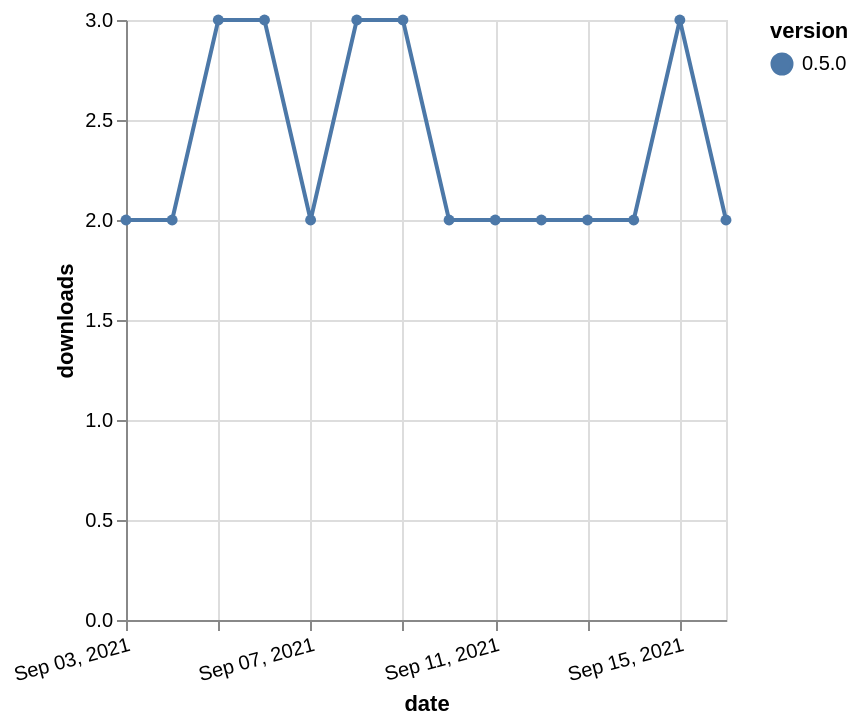

Write the Vega-Lite specification saved for this chart.
### Vega-Lite specification from a JSON file in a GitHub repository (floating-point values rounded to 4 significant figures)
{"$schema": "https://vega.github.io/schema/vega-lite/v5.json", "description": "A simple bar chart with embedded data.", "data": {"values": [{"date": "2021-09-03", "total": 4100, "delta": 2, "version": "0.5.0"}, {"date": "2021-09-04", "total": 4102, "delta": 2, "version": "0.5.0"}, {"date": "2021-09-05", "total": 4105, "delta": 3, "version": "0.5.0"}, {"date": "2021-09-06", "total": 4108, "delta": 3, "version": "0.5.0"}, {"date": "2021-09-07", "total": 4110, "delta": 2, "version": "0.5.0"}, {"date": "2021-09-08", "total": 4113, "delta": 3, "version": "0.5.0"}, {"date": "2021-09-09", "total": 4116, "delta": 3, "version": "0.5.0"}, {"date": "2021-09-10", "total": 4118, "delta": 2, "version": "0.5.0"}, {"date": "2021-09-11", "total": 4120, "delta": 2, "version": "0.5.0"}, {"date": "2021-09-12", "total": 4122, "delta": 2, "version": "0.5.0"}, {"date": "2021-09-13", "total": 4124, "delta": 2, "version": "0.5.0"}, {"date": "2021-09-14", "total": 4126, "delta": 2, "version": "0.5.0"}, {"date": "2021-09-15", "total": 4129, "delta": 3, "version": "0.5.0"}, {"date": "2021-09-16", "total": 4131, "delta": 2, "version": "0.5.0"}]}, "width": "container", "mark": {"type": "line", "point": {"filled": true}}, "encoding": {"x": {"field": "date", "type": "temporal", "timeUnit": "yearmonthdate", "title": "date", "axis": {"labelAngle": -15}}, "y": {"field": "delta", "type": "quantitative", "title": "downloads"}, "color": {"field": "version", "type": "nominal"}, "tooltip": {"field": "delta"}}}
